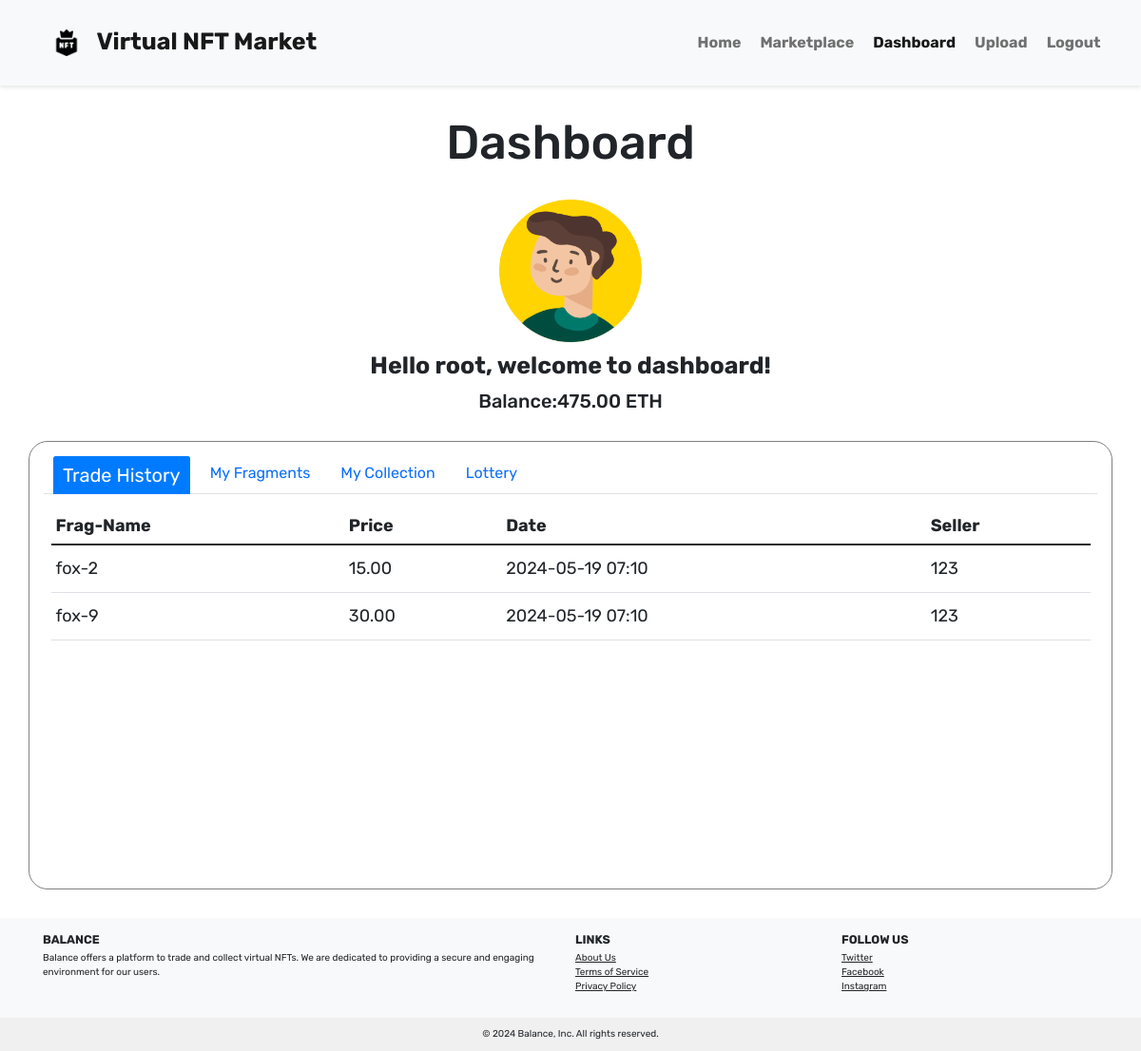
/dashboard (signed in), run on the app's committed database.
### app/models.py (models this page shows, shortened)
class User(db.Model, UserMixin):
    __tablename__ = 'users'
    id = db.Column(db.Integer, primary_key=True)
    username = db.Column(db.String(64), unique=True, nullable=False)
    email = db.Column(db.String(255), unique=True, nullable=False)
    passwd_hash = db.Column(db.String(255), nullable=False)
    balance = db.Column(db.Numeric(10, 2), default=50.00, nullable=False)
    user_fragments = db.relationship('Fragment', lazy='select')
    user_transactions = db.relationship('Trade', lazy='select')
    __table_args__ = (
        db.CheckConstraint('balance >= 0 AND balance < 100000', name='check_balance'),
    )

class TradeHistory(db.Model):
    __tablename__ = 'trade_history'
    trade_id = db.Column(db.Integer, primary_key=True)
    frag_id = db.Column(db.Text,  nullable=False)
    frag_name = db.Column(db.Text,  nullable=False)
    seller = db.Column(db.Integer, db.ForeignKey('users.id'))
    buyer = db.Column(db.Integer, db.ForeignKey('users.id'))
    price = db.Column(db.Numeric(10, 2), nullable=False, default=0.0, server_default="0.0")
    transaction_time = db.Column(db.DateTime, nullable=False, default=datetime.now(timezone.utc))
    seller_user = db.relationship('User', foreign_keys=[seller], backref=db.backref('sold_transactions', lazy='dynamic'))
    buyer_user = db.relationship('User', foreign_keys=[buyer], backref=db.backref('bought_transactions', lazy='dynamic'))
    __table_args__ = (
        db.CheckConstraint(price >= 0, name='price_nonnegative'),
    )

### app/Blueprint/pages/pages.py (the view)
@pages_bp.route('/dashboard', methods=['GET'])
@login_required
def dashboard():
    trade_history = db.session.query(
        TradeHistory.trade_id,
        TradeHistory.frag_id,
        TradeHistory.frag_name,
        TradeHistory.price,
        TradeHistory.transaction_time,
        User.username.label('seller_username'),
    ).join(User, User.id == TradeHistory.seller).filter(TradeHistory.buyer == current_user.id).all()
    fragments=current_user.user_fragments
    collections = NFT.query.filter_by(completed=1, owner=current_user.id).all()
    available_fragments = Fragment.query.filter_by(owner=0).all()
    return render_template('dashboard.html', trade_history=trade_history, fragments=fragments, collections=collections, available_fragments=available_fragments)

### app/models.py (called while the page is built)
    @hybrid_property
    def trade_price(self):
        if self.trade:
            return 'For Sale', self.trade.get_price()
        return 'Not For Sale', -1

    @hybrid_property
    def name(self):
        if 'static/outputs/' in self.path:
            file_name_with_extension = self.path.split('static/outputs/')[-1]
            file_name, _ = os.path.splitext(file_name_with_extension)
            return file_name
        return None

    def get_price(self):
        return self.price

### templates/dashboard.html (shortened to what this page needs)
<!DOCTYPE html>
<html lang="en">
    <head>
         <link href="https://cdn.bootcss.com/bootstrap/5.1.3/css/bootstrap.min.css" rel="stylesheet">
        <link href="{{ url_for('static', filename='css/main.css') }}" rel="stylesheet">
        <link href="{{ url_for('static', filename='css/dashboard.css') }}" rel="stylesheet">
    </head>
    <body>
        <nav class="navbar navbar-expand-md navbar-light bg-light">
            <div class="container-fluid">
                <a class="navbar-brand ps-5" href="{{ url_for('pages.index') }}"><img class="logo" alt="nft-logo" src="{{ url_for('static', filename='images/logo.png') }}">Virtual NFT Market</a>
                <div class="collapse navbar-collapse justify-content-end pe-5" id="navbarNav">
                    <ul class="navbar-nav">
                        <li class="nav-item">
                            <a class="nav-link" aria-current="page" href="{{ url_for('pages.index') }}"><b>Home</b></a >
                        </li>
                        <li class="nav-item">
                            <a class="nav-link" href="{{ url_for('pages.marketplace') }}"><b>Marketplace</b></a >
                        </li>
                        <li class="nav-item">
                            <a class="nav-link active" href="{{ url_for('pages.dashboard') }}"><b>Dashboard</b></a>
                        </li>
                        {% if current_user.username == 'root' %}
                        <li class="nav-item">
                            <a class="nav-link" href="{{ url_for('raffle.upload') }}"><b>Upload</b></a >
                        </li>
                        {% endif %}
                        <li class="nav-item">
                            <a class="nav-link" href="{{ url_for('auth.logout') }}"><b>Logout</b></a >
                        </li>
                    </ul>
                </div>
            </div>
        </nav>
        <div class="user-info">
            <h1 class="mt-5 mb-5 text-center">Dashboard</h1>
            <div class="info-head mb-5">
                <div class="d-flex align-items-center justify-content-center flex-column">
                    <div class="mb-3">
                        <img src="{{ url_for('static', filename='images/seller8.png') }}" class="user-img d-block" alt="seller-8">
                    </div>
                </div>
                <h3 class="welcome-message text-center">Hello {{ current_user.username }}, welcome to dashboard!</h3>
                <h4 class="balance-info text-center" id="user_balance">Balance:{{ '%.2f'|format(current_user.balance) }} ETH</h4>
            </div>
            <div class="container nav-container p-4">
                <ul class="nav nav-tabs" role="tablist">
                    <li class="nav-item">
                        <a class="nav-link active" data-bs-toggle="tab" href="#my-trade">Trade History</a>
                    </li>
                    <li class="nav-item">
                        <a class="nav-link" data-bs-toggle="tab" href="#my-fragments">My Fragments</a>
                    </li>
                    <li class="nav-item">
                        <a class="nav-link" data-bs-toggle="tab" href="#my-collection">My Collection</a>
                    </li>
                    <li class="nav-item">
                        <a class="nav-link" data-bs-toggle="tab" href="#lottery">Lottery</a>
                    </li>
                </ul>
                <div class="tab-content">
                    <div id="my-trade" class="container tab-pane active"><br>
                        <table class="table">
                            <thead>
                                <tr>
                                    <th>Frag-Name</th>
                                    <th>Price</th>
                                    <th>Date</th>
                                    <th>Seller</th>
                                </tr>
                            </thead>
                            <tbody id="trades">
                                {% for trade in trade_history %}
                                    <tr style="height: 50px;">
                                        <td>{{ trade.frag_name }}</td>
                                        <td>{{ '%.2f'|format(trade.price) }}</td>
                                        <td>{{ trade.transaction_time.strftime('%Y-%m-%d %H:%M') }}</td>
                                        <td>{{ trade.seller_username }}</td>
                                    </tr>
                                {% endfor %}
                            </tbody>
                        </table>
                    </div>
                </div>
            </div>
        </div>
        <footer class="bg-light text-center text-lg-start mt-5">
            <div class="container p-4">
                <div class="row align-items-start g-3">
                    <div class="col-lg-6 col-md-12">
                        <h5 class="text-uppercase fw-bold">Balance</h5>
                        <p>
                            Balance offers a platform to trade and collect virtual NFTs. We are dedicated to providing a secure and engaging environment for our users.
                        </p>
                    </div>
                    <div class="col-lg-3 col-md-6">
                        <h5 class="text-uppercase fw-bold">Links</h5>
                        <ul class="list-unstyled mb-0">
                            <li><a href="{{ url_for('pages.about') }}" class="text-dark">About Us</a></li>
                            <li><a href="{{ url_for('pages.terms') }}" class="text-dark">Terms of Service</a></li>
                            <li><a href="{{ url_for('pages.privacy') }}" class="text-dark">Privacy Policy</a></li>
                        </ul>
                    </div>
                    <div class="col-lg-3 col-md-6">
                        <h5 class="text-uppercase fw-bold">Follow Us</h5>
                        <ul class="list-unstyled">
                            <li><a href="#!" class="text-dark">Twitter</a></li>
                            <li><a href="#!" class="text-dark">Facebook</a></li>
                            <li><a href="#!" class="text-dark">Instagram</a></li>
                        </ul>
                    </div>
                </div>
            </div>
            <div class="text-center p-3" style="background-color: #f0f0f0;">
                © 2024 Balance, Inc. All rights reserved.
            </div>
        </footer>
    </body>
</html>

### static/css/main.css (style rules this page uses)
* { margin:0; padding: 0; box-sizing: border-box; }
html { font-size: 62.5%; }
html,body,a,h1,h2,h3,h4,h5,h6,p,td,li { font-family: "Rubik",sans-serif }
.logo { height: 6.4rem; padding:1.8rem; }
.navbar { padding: 10px 0; box-shadow: 0 2px 4px rgba(0, 0, 0, 0.1); }
.navbar-brand { font-size: 2.5rem; font-weight: bold; }
.nav-link { font-size: 1.6rem; margin-left: 1rem; }

### static/css/dashboard.css (style rules this page uses)
.user-img { height:15rem; width:15rem; }
.user-info h1 { font-size: 5rem; }
.welcome-message { font-size: 2.5rem; font-weight: bold; margin-bottom: 1rem; }
.balance-info { font-size: 2rem; }
.tab-content { height: 40rem; width: auto; overflow-y: auto; }
th, td { font-size: 1.8rem; text-align: left; vertical-align: middle; }
.nav-container { border:1px solid grey; border-radius: 2rem; }
.nav-tabs .nav-link.active { font-size: 2rem; background-color: #007bff; color: white; border: none; }

### data on the page
User: username "root", balance "475.00"
TradeHistory: frag_name "fox-2", price "15.00", transaction_time "2024-05-19 07:10", seller_username "123"
TradeHistory: frag_name "fox-9", price "30.00", transaction_time "2024-05-19 07:10", seller_username "123"
